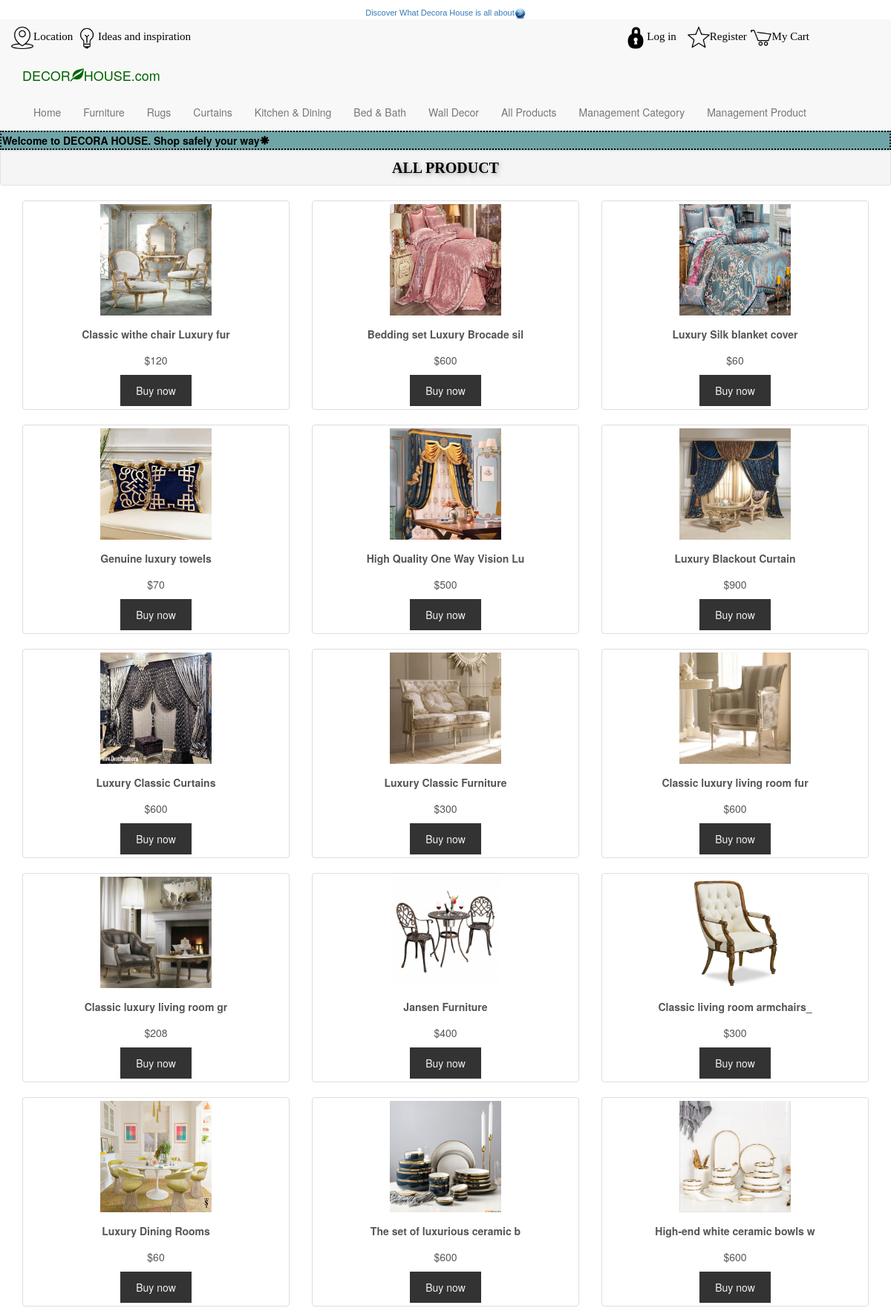
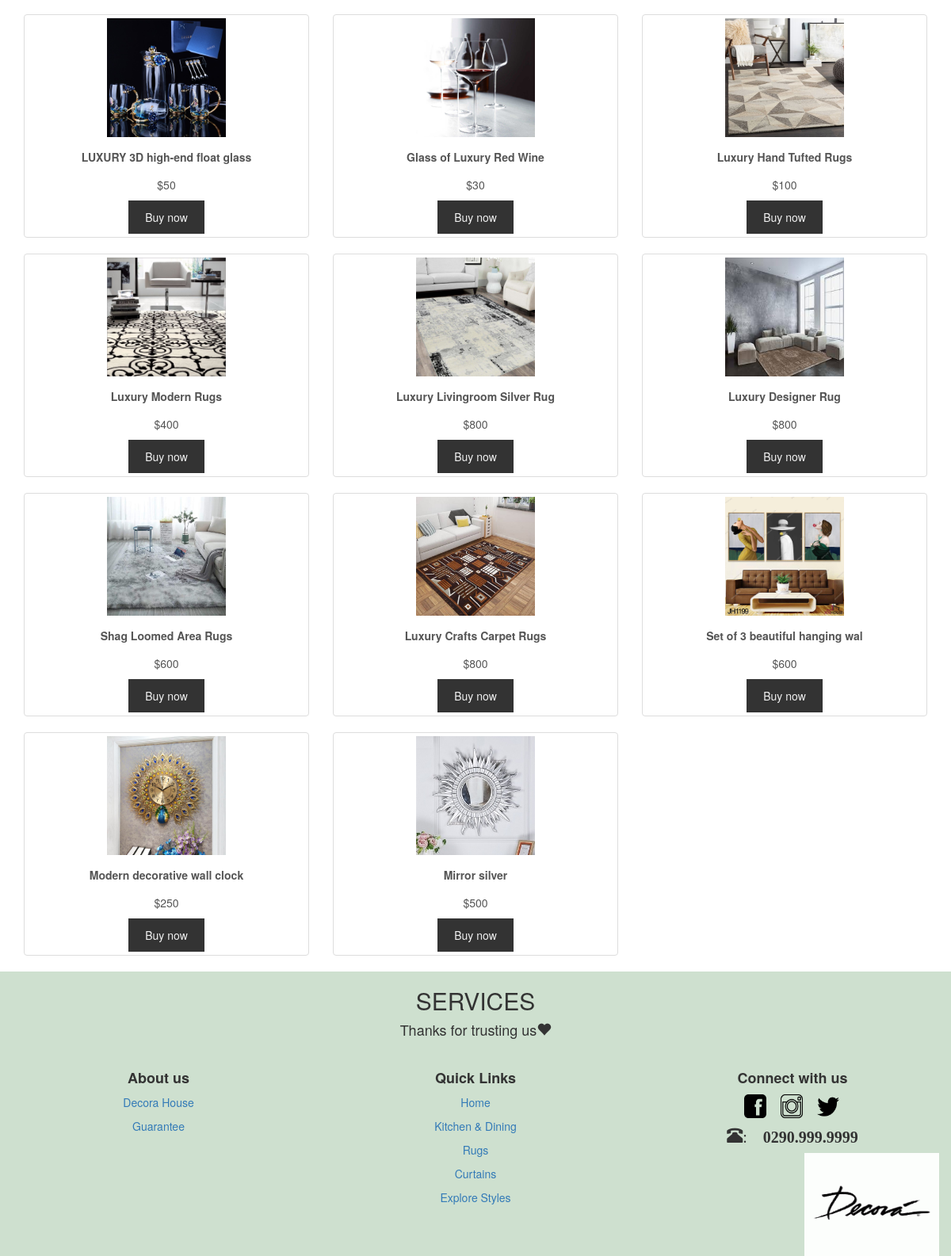
Screenshot of /?page=all_product with the database file from the repository (2 pictures, top to bottom).
### tables this page shows
CREATE TABLE `product` (
  `Product_ID` varchar(10) NOT NULL,
  `Product_Name` varchar(30) NOT NULL,
  `Price` bigint(20) NOT NULL,
  `oldPrice` decimal(12,2) NOT NULL,
  `SmallDesc` varchar(1000) NOT NULL,
  `DetailDesc` text NOT NULL,
  `ProDate` datetime NOT NULL,
  `Pro_qty` int(11) NOT NULL,
  `Pro_image` varchar(200) NOT NULL,
  `Cat_ID` varchar(10) NOT NULL
);

### All_product.php (the view, shortened to what this page needs)
<div class="well well-sm" id="best_seller">ALL PRODUCT</div>
<div class="bg-1">
  <div class="container">
    <div class="row text-center">
      <?php
        $result = mysqli_query($conn, "SELECT * FROM product");
          while($row = mysqli_fetch_array($result, MYSQLI_ASSOC)){
      ?>
        <div class="col-sm-4">
          <div class="thumbnail">
            <img id="furniture" src="images/<?php echo $row['Pro_image']?>">
            <p><strong><?php echo $row['Product_Name']?></strong></p>
            <p>$<?php echo $row['Price']?></p>
            <a href="?page=cart"><button class="btn">Buy now</button></a>
          </div>
        </div>
      <?php
        }
      ?>
    </div>
  </div>
</div>

### format.css (style rules this page uses)
.thumbnail p { margin-top: 15px; color: #555; }
.thumbnail img { width: 250px; height: 160px; transition: width 2s, height 2s, box-shadow 2s; -o-transition: width 2s, height 2s, box-shadow 2s; -ms-transition: width 2s, height 2s, box-shadow 2s; -moz-transition: width 2s, height 2s, box-shadow 2s; -webkit-transition: width 2s, height 2s, box-shadow 2s;; }
.btn { padding: 10px 20px; background-color: #333; color: #f1f1f1; border-radius: 0; transition: .2s; }
#best_seller { text-align: center; text-shadow: 2px 2px 6px #999; font-weight: bold; font-family: Georgia; color: rgb(0, 0, 0); font-size: 20px; }
#furniture { width: 150px; height: 150px; }

### rows the page displays
product: Pro_image (picture), Product_Name "Classic withe chair Luxury fur", Price "120"
product: Pro_image (picture), Product_Name "Bedding set Luxury Brocade sil", Price "600"
product: Pro_image (picture), Product_Name "Luxury Silk blanket cover", Price "60"
product: Pro_image (picture), Product_Name "Genuine luxury towels", Price "70"
product: Pro_image (picture), Product_Name "High Quality One Way Vision Lu", Price "500"
product: Pro_image (picture), Product_Name "Luxury Blackout Curtain", Price "900"
product: Pro_image (picture), Product_Name "Luxury Classic Curtains", Price "600"
product: Pro_image (picture), Product_Name "Luxury Classic Furniture", Price "300"
product: Pro_image (picture), Product_Name "Classic luxury living room fur", Price "600"
product: Pro_image (picture), Product_Name "Classic luxury living room gr", Price "208"
product: Pro_image (picture), Product_Name "Jansen Furniture", Price "400"
product: Pro_image (picture), Product_Name "Classic living room armchairs_", Price "300"
product: Pro_image (picture), Product_Name "Luxury Dining Rooms", Price "60"
product: Pro_image (picture), Product_Name "The set of luxurious ceramic b", Price "600"
product: Pro_image (picture), Product_Name "High-end white ceramic bowls w", Price "600"
product: Pro_image (picture), Product_Name "LUXURY 3D high-end float glass", Price "50"
product: Pro_image (picture), Product_Name "Glass of Luxury Red Wine", Price "30"
product: Pro_image (picture), Product_Name "Luxury Hand Tufted Rugs", Price "100"
product: Pro_image (picture), Product_Name "Luxury Modern Rugs", Price "400"
product: Pro_image (picture), Product_Name "Luxury Livingroom Silver Rug", Price "800"
product: Pro_image (picture), Product_Name "Luxury Designer Rug", Price "800"
product: Pro_image (picture), Product_Name "Shag Loomed Area Rugs", Price "600"
product: Pro_image (picture), Product_Name "Luxury Crafts Carpet Rugs", Price "800"
product: Pro_image (picture), Product_Name "Set of 3 beautiful hanging wal", Price "600"
product: Pro_image (picture), Product_Name "Modern decorative wall clock", Price "250"
product: Pro_image (picture), Product_Name "Mirror silver", Price "500"
